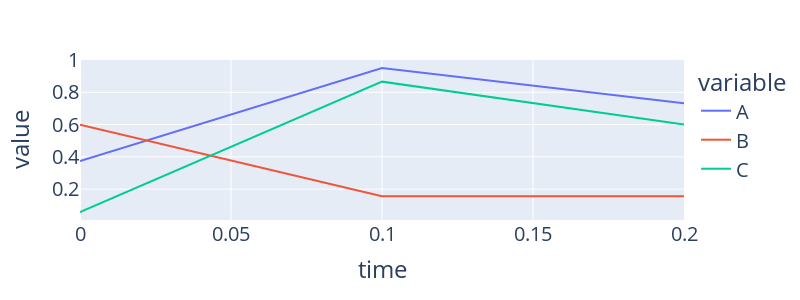

Notebook cell for this chart:
### Code cell
fig = px.line(df_wide, x="time", y=["A", "B", "C"], width=800, height=300) # bar plot for a wide dataset
fig.update_layout(font_size=20); fig.show()

### Figure 1 — Plotly figure (JSON) as saved in the notebook; plotly's stock layout.template omitted (floating-point values rounded to 4 significant figures)
{"data": [{"hovertemplate": "variable=A<br>time=%{x}<br>value=%{y}<extra></extra>", "legendgroup": "A", "line": {"color": "#636efa", "dash": "solid"}, "marker": {"symbol": "circle"}, "mode": "lines", "name": "A", "orientation": "v", "showlegend": true, "type": "scatter", "x": [0, 0.1, 0.2], "xaxis": "x", "y": [0.3745, 0.9507, 0.732], "yaxis": "y"}, {"hovertemplate": "variable=B<br>time=%{x}<br>value=%{y}<extra></extra>", "legendgroup": "B", "line": {"color": "#EF553B", "dash": "solid"}, "marker": {"symbol": "circle"}, "mode": "lines", "name": "B", "orientation": "v", "showlegend": true, "type": "scatter", "x": [0, 0.1, 0.2], "xaxis": "x", "y": [0.5987, 0.156, 0.156], "yaxis": "y"}, {"hovertemplate": "variable=C<br>time=%{x}<br>value=%{y}<extra></extra>", "legendgroup": "C", "line": {"color": "#00cc96", "dash": "solid"}, "marker": {"symbol": "circle"}, "mode": "lines", "name": "C", "orientation": "v", "showlegend": true, "type": "scatter", "x": [0, 0.1, 0.2], "xaxis": "x", "y": [0.05808, 0.8662, 0.6011], "yaxis": "y"}], "layout": {"font": {"size": 20}, "height": 300, "legend": {"title": {"text": "variable"}, "tracegroupgap": 0}, "margin": {"t": 60}, "width": 800, "xaxis": {"anchor": "y", "domain": [0, 1], "title": {"text": "time"}}, "yaxis": {"anchor": "x", "domain": [0, 1], "title": {"text": "value"}}}}
